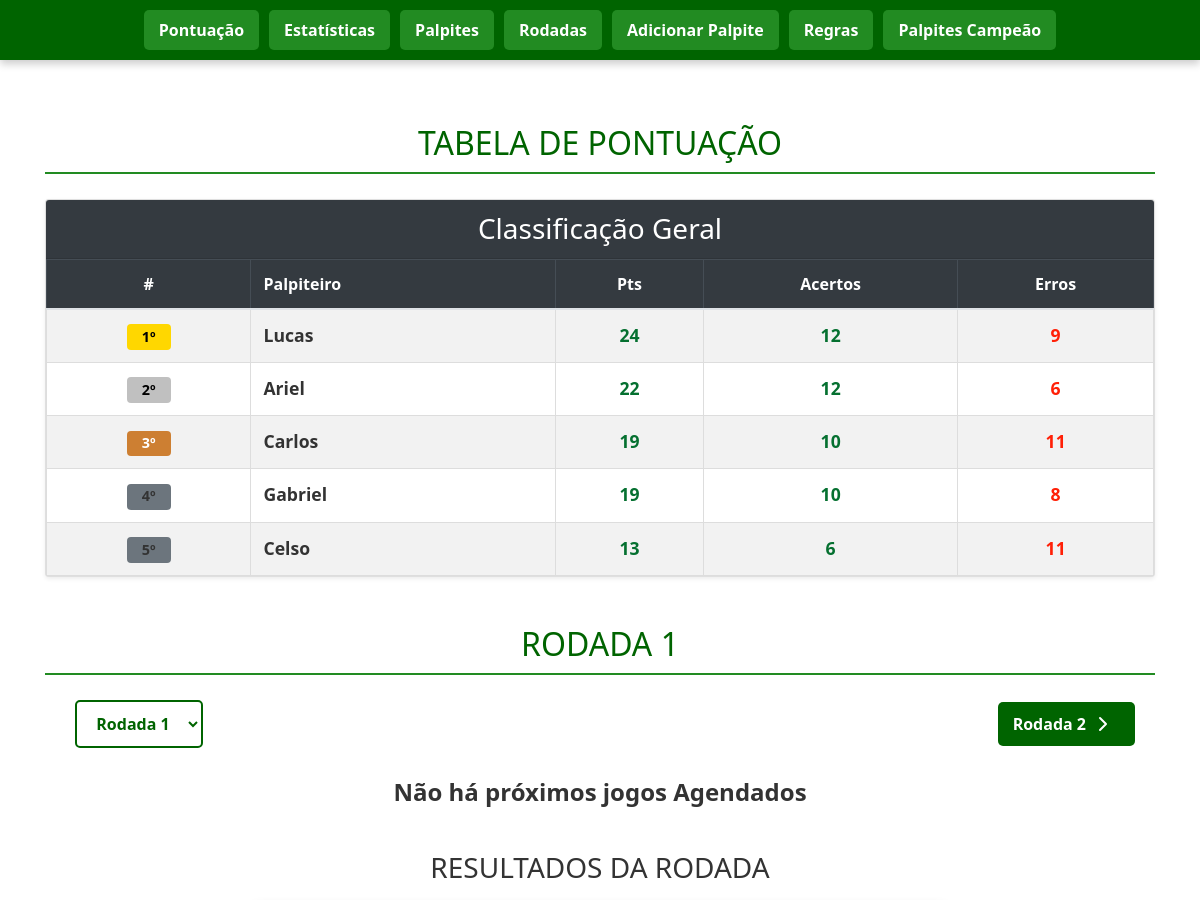
/?rodada=1 (upper part), run on an earlier commit of the app's database.
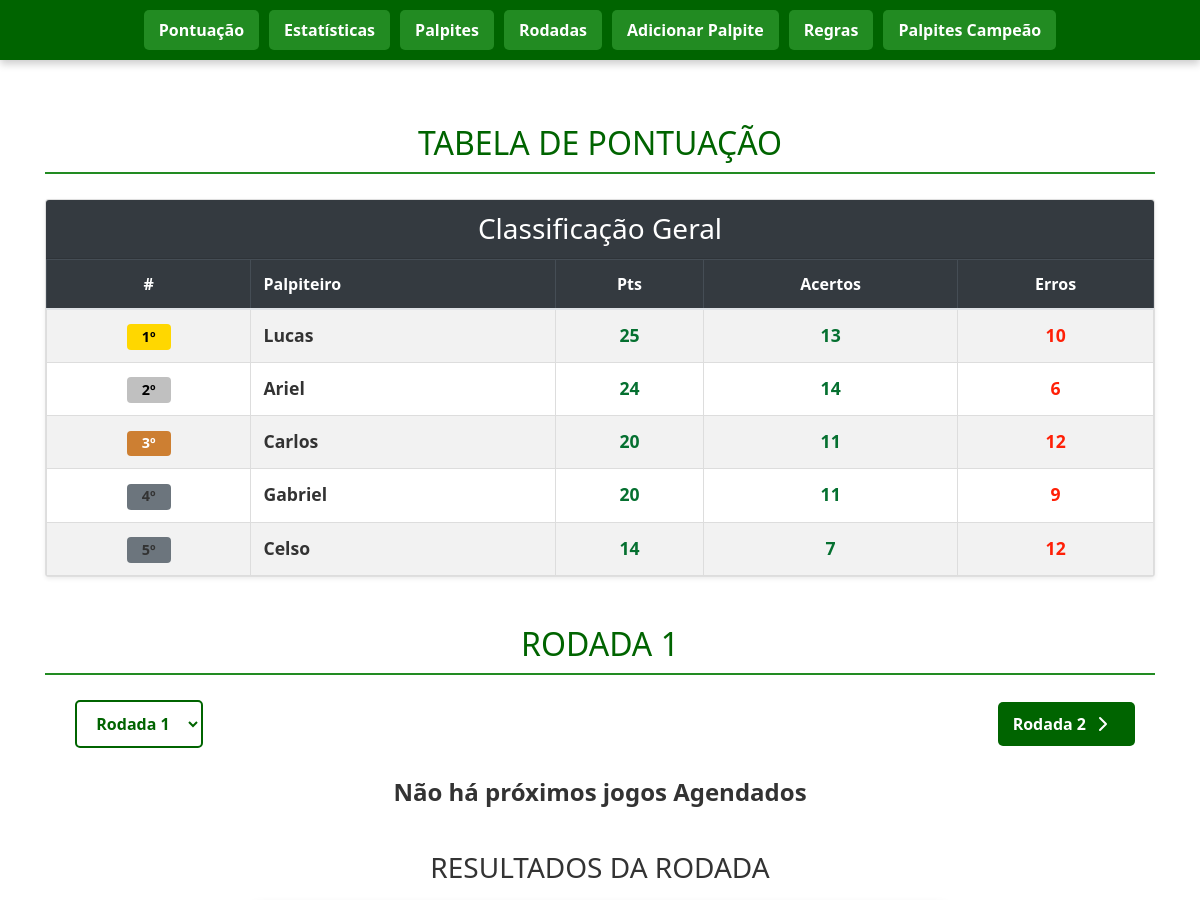
And on a later commit of the database.
### tables this page shows
CREATE TABLE pontuacao (
        id INTEGER PRIMARY KEY AUTOINCREMENT,
        posicao INTEGER,
        nome TEXT UNIQUE,
        pontos INTEGER DEFAULT 0,
        acertos INTEGER DEFAULT 0,
        erros INTEGER DEFAULT 0
    , pontos_bonus INTEGER DEFAULT 0);

### app.py (the view)
@app.route('/')
def index():
    conn = get_db_connection()
    pontuacao = conn.execute('''
        SELECT nome, acertos, erros, pontos, pontos_bonus,
               (pontos + pontos_bonus) as total_pontos
        FROM pontuacao
        ORDER BY total_pontos DESC, acertos DESC
    ''').fetchall()
    agora = datetime.now()
    rodada_param = request.args.get('rodada', type=int)
    rodadas_disponiveis = sorted([r['rodada'] for r in conn.execute("SELECT DISTINCT rodada FROM jogos ORDER BY rodada").fetchall()])
    if rodada_param and rodada_param in rodadas_disponiveis:
        rodada_ativa = rodada_param
    else:
        rodada_ativa = rodadas_disponiveis[-1] if rodadas_disponiveis else 1
    rodada_index = rodadas_disponiveis.index(rodada_ativa) if rodada_ativa in rodadas_disponiveis else -1
    tem_proxima = rodada_index != -1 and rodada_index < len(rodadas_disponiveis) - 1
    tem_anterior = rodada_index > 0
    agora_str = agora.strftime('%Y-%m-%d %H:%M')
    jogos_futuros = conn.execute(
        "SELECT id, rodada, time1_nome, time1_img, time1_sigla, time2_nome, time2_img, time2_sigla, data_hora, local, placar_time1, placar_time2 FROM jogos WHERE rodada = ? AND data_hora > ? ORDER BY data_hora ASC",
        (rodada_ativa, agora_str)
    ).fetchall()
    jogos_passados = conn.execute(
        "SELECT id, rodada, time1_nome, time1_img, time1_sigla, time2_nome, time2_img, time2_sigla, data_hora, local, placar_time1, placar_time2, status FROM jogos WHERE rodada = ? AND data_hora <= ? ORDER BY data_hora DESC",
        (rodada_ativa, agora_str)
    ).fetchall()
    conn.close()
    print(f"\n[LOG] Acessando página inicial - Rodada ativa: {rodada_ativa}")
    print(f"[LOG] Jogos futuros: {len(jogos_futuros)}, Jogos passados: {len(jogos_passados)}\n")
    return render_template('index.html',
        pontuacao=pontuacao,
        rodada_ativa=rodada_ativa,
        jogos_futuros=jogos_futuros,
        jogos_passados=jogos_passados,
        rodadas_disponiveis=rodadas_disponiveis,
        tem_proxima=tem_proxima,
        tem_anterior=tem_anterior,
        proxima_rodada=rodadas_disponiveis[rodada_index + 1] if tem_proxima else None,
        anterior_rodada=rodadas_disponiveis[rodada_index - 1] if tem_anterior else None
    )

### app.py (called while the page is built)
def get_db_connection():
    conn = sqlite3.connect('palpites.db')
    conn.row_factory = sqlite3.Row
    return conn

### templates/index.html (shortened to what this page needs)
<!DOCTYPE html>
<html lang="pt">
<head>
    <link rel="stylesheet" href="https://stackpath.bootstrapcdn.com/bootstrap/4.5.2/css/bootstrap.min.css">
    <link rel="stylesheet" href="{{ url_for('static', filename='style.css') }}">
</head>
<body>
    <header>
        <nav class="navbar navbar-expand-lg navbar-dark fixed-top">
            <div class="collapse navbar-collapse justify-content-center" id="navbarNav">
                <ul class="navbar-nav">
                    <li class="nav-item">
                        <a class="nav-link" href="{{ url_for('index') }}">Pontuação</a>
                    </li>
                    <li class="nav-item">
                        <a class="nav-link" href="{{ url_for('estatisticas') }}">Estatísticas</a>
                    </li>
                    <li class="nav-item">
                        <a class="nav-link" href="{{ url_for('exibir_palpites') }}">Palpites</a>
                    </li>
                    <li class="nav-item">
                        <a class="nav-link" href="{{ url_for('exibir_rodadas') }}">Rodadas</a>
                    </li>
                    <li class="nav-item">
                        <a class="nav-link" href="{{ url_for('adicionar_palpites') }}">Adicionar Palpite</a>
                    </li>
                    <li class="nav-item">
                        <a class="nav-link" href="{{ url_for('regra') }}">Regras</a>
                    </li>
                    <li class="nav-item">
                        <a class="nav-link" href="{{ url_for('ver_palpites_campeao') }}">Palpites Campeão</a>
                    </li>
                </ul>
            </div>
        </nav>
    </header>
    <main style="padding-top: 80px;">
        <div class="container py-4">
            <div class="text-center mb-4">
                <h1 class="display-5 fw-bold" style="color: #006400;">TABELA DE PONTUAÇÃO</h1>
            </div>
        <div class="card shadow-sm mb-5">
            <div class="card-header bg-dark text-white">
                <h3 class="card-title mb-0">Classificação Geral</h3>
            </div>
            <div class="card-body p-0">
                <div class="table-responsive">
                    <table class="table table-striped table-hover mb-0">
                        <thead class="table-dark">
                            <tr>
                                <th class="text-center">#</th>
                                <th>Palpiteiro</th>
                                <th class="text-center">Pts</th>
                                <th class="text-center">Acertos</th>
                                <th class="text-center">Erros</th>
                            </tr>
                        </thead>
                        <tbody>
                            {% for jogador in pontuacao %}
                            <tr class="align-middle">
                                <td class="text-center">
                                    {% if loop.index == 1 %}
                                        <span class="badge bg-gold">{{ loop.index }}º</span>
                                    {% elif loop.index == 2 %}
                                        <span class="badge bg-silver">{{ loop.index }}º</span>
                                    {% elif loop.index == 3 %}
                                        <span class="badge bg-bronze">{{ loop.index }}º</span>
                                    {% else %}
                                        <span class="badge bg-secondary">{{ loop.index }}º</span>
                                    {% endif %}
                                </td>
                                <td>
                                    <div class="d-flex align-items-center">
                                        <strong class="player-name">{{ jogador.nome }}</strong>
                                    </div>
                                </td>
                                <td class="pri">{{ jogador.total_pontos }}</td>
                                <td class="pri">{{ jogador.acertos }}</td>
                                <td class="qui">{{ jogador.erros }}</td>
                            </tr>
                            {% endfor %}
                        </tbody>
                    </table>
                </div>
            </div>
        </div>
        <h2>RODADA {{ rodada_ativa }}</h2>
        <div class="rodada-navigation">
        <div class="rodada-selector">
            <select onchange="location = this.value;">
                {% for rodada in rodadas_disponiveis %}
                    <option value="{{ url_for('index', rodada=rodada) }}" {% if rodada == rodada_ativa %}selected{% endif %}>
                        Rodada {{ rodada_ativa }}
                    </option>
                {% endfor %}
            </select>
        </div>
        {% if tem_proxima %}
            <a href="{{ url_for('index', rodada=proxima_rodada) }}" class="nav-arrow right-arrow">
                Rodada {{ proxima_rodada }}
                <svg xmlns="http://www.w3.org/2000/svg" width="24" height="24" viewBox="0 0 24 24" fill="none" stroke="currentColor" stroke-width="2" stroke-linecap="round" stroke-linejoin="round">
                    <path d="M9 18l6-6-6-6"/>
                </svg>
            </a>
        {% endif %}
        </div>
        {% if jogos_futuros %}
        <h3 class="ko">PRÓXIMOS JOGOS</h3>
        <div class="resultadoJogo">
            <div class="table-container">
                {% for jogo in jogos_futuros %}
                <div class="match-row">
                    <div class="team team-home">
                        <img class="team-logo" src="{{ jogo.time1_img }}" alt="{{ jogo.time1_nome }}">
                        <span class="team-sigla">{{ jogo.time1_sigla }}</span>
                    </div>
                    <div class="match-center">
                        <div class="match-date">{{ jogo.data_hora }}</div>
                    </div>
                    <div class="team team-away">
                        <span class="team-sigla">{{ jogo.time2_sigla }}</span>
                        <img class="team-logo" src="{{ jogo.time2_img }}" alt="{{ jogo.time2_nome }}">
                    </div>
                </div>
                {% endfor %}
            </div>
        </div>
        {% else %}
        <h4 class="no-games-message"><strong>Não há próximos jogos Agendados</strong></h4>
        {% endif %}
        {% if jogos_passados %}
        <br>
        <h3 class="ko">RESULTADOS DA RODADA</h3>
        {% else %}
            <br>
            <h4 class="no-games-message"><strong>Nenhum resultado de jogo disponível para esta rodada.</strong></h4>
        {% endif %}
        </div>
    </main>
</body>
</html>

### static/style.css (style rules this page uses)
body { font-family: 'Segoe UI', Tahoma, Geneva, Verdana, sans-serif,-apple-system, BlinkMacSystemFont, Roboto, "Helvetica Neue"; margin: 0; padding: 0; background-color: #e0e0e0; color: #333; }
.badge { font-size: 0.9rem; padding: 0.4em 0.7em; min-width: 2.75rem; }
.bg-gold { background-color: #ffd700 !important; color: #000 !important; }
.bg-silver { background-color: #c0c0c0 !important; color: #000 !important; }
.bg-bronze { background-color: #cd7f32 !important; color: #fff !important; }
header { padding: 0; box-shadow: none; border-bottom: none; }
.navbar { background-color: #006400 !important; box-shadow: 0 4px 8px rgba(0, 0, 0, 0.2); border-bottom: none; padding: 10px 20px; z-index: 1030; }
.navbar-nav .nav-item .nav-link { color: #fff !important; font-weight: bold; padding: 8px 15px !important; margin: 0 5px; border-radius: 5px; transition: background-color 0.3s ease, color 0.3s ease; background-color: #228B22; }
main { padding: 30px 20px; max-width: 1200px; margin: 20px auto; background-color: #ffffff; border-radius: 10px; box-shadow: 0 6px 12px rgba(0, 0, 0, 0.1); color: #333; }
h1, h2 { color: #006400; font-size: 2em; margin-bottom: 25px; text-transform: uppercase; text-align: center; border-bottom: 2px solid #228B22; padding-bottom: 10px; letter-spacing: normal; }
h3 { margin-bottom: 20px; text-align: center; }
.ko { margin-bottom: 20px; text-align: center; color: #333; }
.pri { color: #057030; font-weight: bold; text-shadow: none; }
.qui { color: #ff2007; font-weight: bold; text-shadow: none; }
h4 { margin-bottom: 20px; text-align: center; color: #333; }
table, th, td { border: 1px solid #ddd; }
td { padding: 15px; text-align: center; font-size: 1.1em; color: #333; }
html, body { height: 100%; margin: 0; padding: 0; }
.rodada-navigation { display: flex; justify-content: space-between; align-items: center; margin: 20px 0 30px; padding: 0 20px; }
.nav-arrow { display: flex; align-items: center; padding: 10px 15px; background-color: #006400; color: white; text-decoration: none; border-radius: 5px; font-weight: bold; transition: background-color 0.3s; }
.nav-arrow svg { margin: 0 5px; }
.right-arrow { margin-left: auto; }
.rodada-selector select { padding: 10px 15px; border-radius: 5px; border: 2px solid #006400; background-color: white; font-weight: bold; color: #006400; cursor: pointer; margin: 0 10px; text-align: center; }

What changed in the data, as far as the page shows it:
changed pontuacao "Lucas": total_pontos "24" → "25"; acertos "12" → "13"; erros "9" → "10"
changed pontuacao "Ariel": total_pontos "22" → "24"; acertos "12" → "14"
changed pontuacao "Carlos": total_pontos "19" → "20"; acertos "10" → "11"; erros "11" → "12"
changed pontuacao "Gabriel": total_pontos "19" → "20"; acertos "10" → "11"; erros "8" → "9"
changed pontuacao "Celso": total_pontos "13" → "14"; acertos "6" → "7"; erros "11" → "12"
